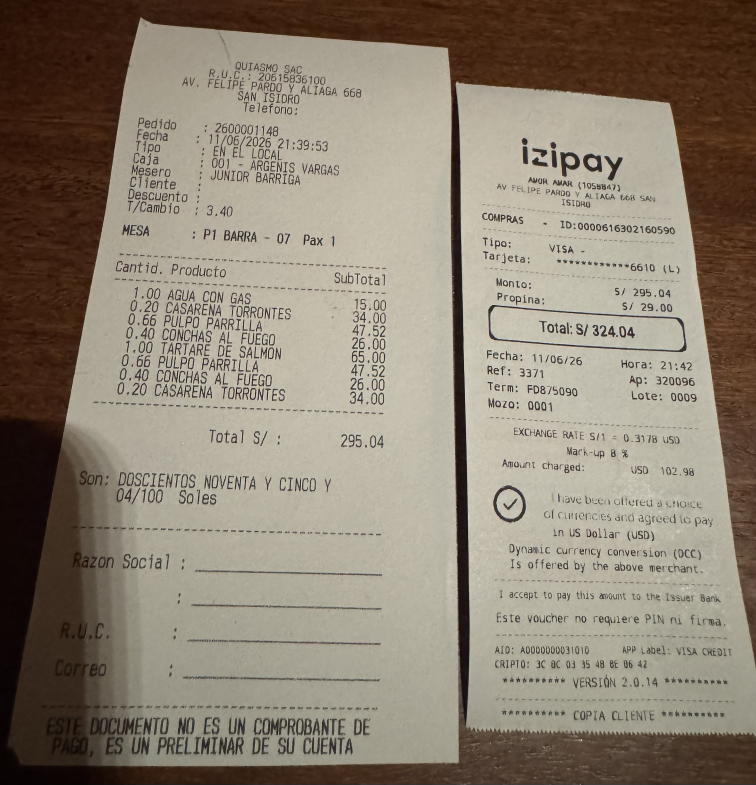
#> input picture boletas/Dinner with StorageData.jpeg, 3024 x 3137 px (shown at 1/4 size)
$ python -i preprocess.py   (imports and definitions only)
#> lines starting #> are read from the running program, lines starting #| are printed output that depends on the picture; after the words box and inside, x2 and y2 are one past the last pixel; in counts of white or black regions, pixels touching at a corner belong together
"""Preprocesamiento configurable de imágenes de boletas (OpenCV/Pillow).

Etapas: deskew, denoise, mejora de contraste (CLAHE), upscaling y binarización
opcional. Cada etapa se activa/desactiva desde config.yaml. También rasteriza
páginas de PDF a imágenes para que sigan el mismo camino de preprocesamiento.
"""

from __future__ import annotations

from pathlib import Path
from typing import List

import cv2
import numpy as np
from PIL import Image

PDF_SUFFIXES = {".pdf"}
IMAGE_SUFFIXES = {".jpg", ".jpeg", ".png"}


# [23 lines left out: functions load_pages, _render_pdf_pages, not called in this run]


def _deskew(image: np.ndarray) -> np.ndarray:
    gray = cv2.cvtColor(image, cv2.COLOR_RGB2GRAY)
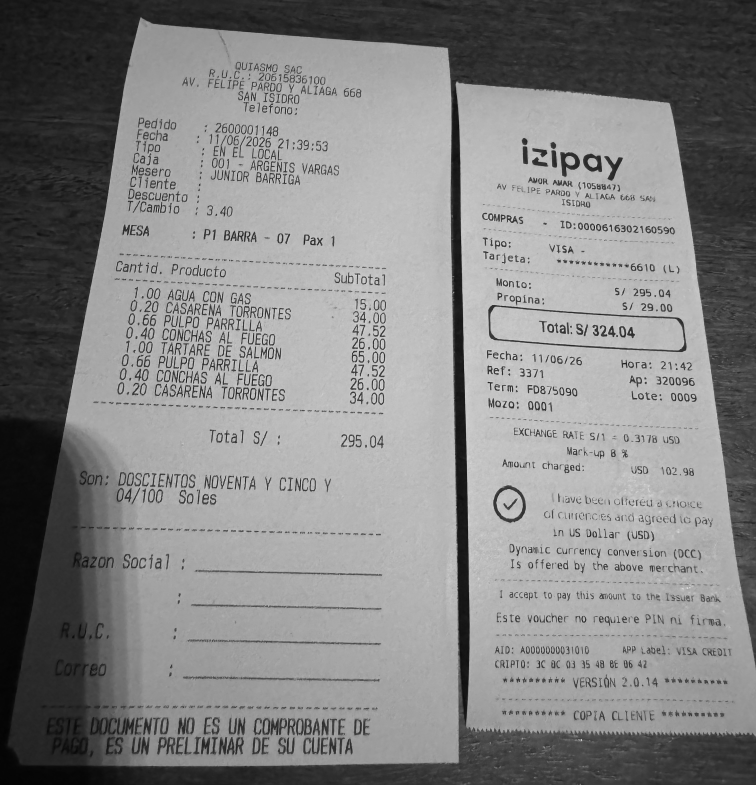
#> gray: shape (3137, 3024) (shown at 1/4 size); min 3, max 252, mean 131.7
    _, thresh = cv2.threshold(gray, 0, 255, cv2.THRESH_BINARY_INV | cv2.THRESH_OTSU)
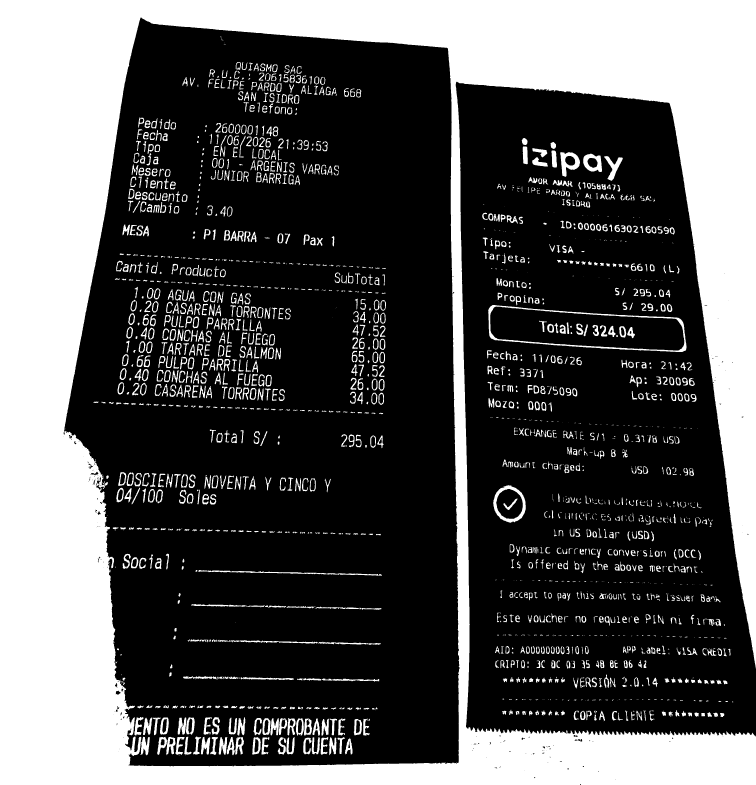
#> thresh: shape (3137, 3024) (shown at 1/4 size); 34% white; 1950 white regions (431 under 20 px), largest, box (x1, y1, x2, y2) and area: (0, 0, 3024, 3137) 2830780, (1953, 1220, 2746, 1408) 10956, (1973, 1941, 2103, 2091) 5015
    coords = cv2.findNonZero(thresh)
#> coords = contour of 3227599 points, box (x1, y1, x2, y2) (0, 0, 3024, 3137), area 93592
    if coords is None:
        return image

    angle = cv2.minAreaRect(coords)[-1]
#> angle = -90
    # cv2.minAreaRect devuelve ángulos en [-90, 0); normalizamos a una corrección pequeña.
    if angle < -45:
        angle = 90 + angle
#> angle = 0
    if abs(angle) < 0.1 or abs(angle) > 45:
        return image

    (h, w) = image.shape[:2]
    center = (w // 2, h // 2)
    rot_matrix = cv2.getRotationMatrix2D(center, angle, 1.0)
    return cv2.warpAffine(
        image, rot_matrix, (w, h), flags=cv2.INTER_CUBIC, borderMode=cv2.BORDER_REPLICATE
    )


def _denoise(image: np.ndarray, strength: float) -> np.ndarray:
    return cv2.fastNlMeansDenoisingColored(image, None, strength, strength, 7, 21)


# [63 lines left out: functions _enhance_contrast, _upscale, _binarize, preprocess_image, preprocess_file, not called in this run]

>>> import cv2
>>> picture = cv2.cvtColor(cv2.imread('../boletas/Dinner with StorageData.jpeg'), cv2.COLOR_BGR2RGB)
>>> result = _deskew(picture)
